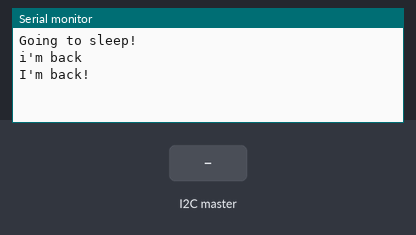
The sketch below on a simulated Arduino Uno, built with avr-gcc and run on an emulated ATmega328P. On the bench: the last lines printed to the serial monitor. Inputs (shaded band) come from the test bench. Sleep ends after the set time or at an interrupt.

Above: at 1.2 s.
1.3 s: the I2C master sends the byte 1
At 1.38 s:
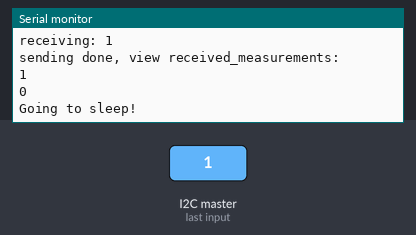
2.8 s: the I2C master sends the byte 0
At 2.88 s:
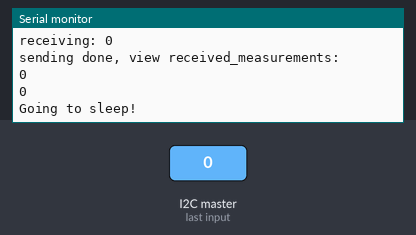

Measured:
- after the input at 1.3 s, the serial monitor: prints a new line at once (image 1)
- after the input at 2.8 s, the serial monitor: prints a new line at once (image 2)

The sketch:

i2c_alarm_sleep_slave.ino
```cpp
#include <Wire.h>
#include <avr/sleep.h>

uint8_t received_measurements[2];
unsigned char last_received;
int index = 0;

const int alarmPin = 2;

void setup() {
  Serial.begin(9600);
  Wire.begin(5);
  Wire.onReceive(on_receiveEvent);
  enter_sleep();
}
void enter_sleep() {
  sleep_enable();                       // Enabling sleep mode
  set_sleep_mode(SLEEP_MODE_PWR_DOWN);  // Setting the sleep mode, in this case full sleep

  noInterrupts();                       // Disable interrupts
  attachInterrupt(digitalPinToInterrupt(alarmPin), on_alarm, LOW);

  Serial.println("Going to sleep!");    // Print message to serial monitor
  Serial.flush();                       // Ensure all characters are sent to the serial monitor

  interrupts();                         // Allow interrupts again
  sleep_cpu();                          // Enter sleep mode

  /* The program will continue from here when it wakes */


  Serial.println("I'm back!");          // Print message to show we're back
}


void on_alarm() {
  sleep_disable();
  detachInterrupt(digitalPinToInterrupt(alarmPin));
  Serial.println("i'm back");
}

void on_receiveEvent(int howMany) {
  while (Wire.available())
  {
    last_received = Wire.read();
    received_measurements[index] = last_received;
    index++;
    Serial.print("receiving: ");
    Serial.println(last_received);
  }
  Serial.println("sending done, view received_measurements:");
  for (int i = 0; i <= sizeof(received_measurements)-1; i++) {
    Serial.println(received_measurements[i]);
    received_measurements[i] = 0;
  }
  index = 0;
  enter_sleep();
}
void loop() {}
```
